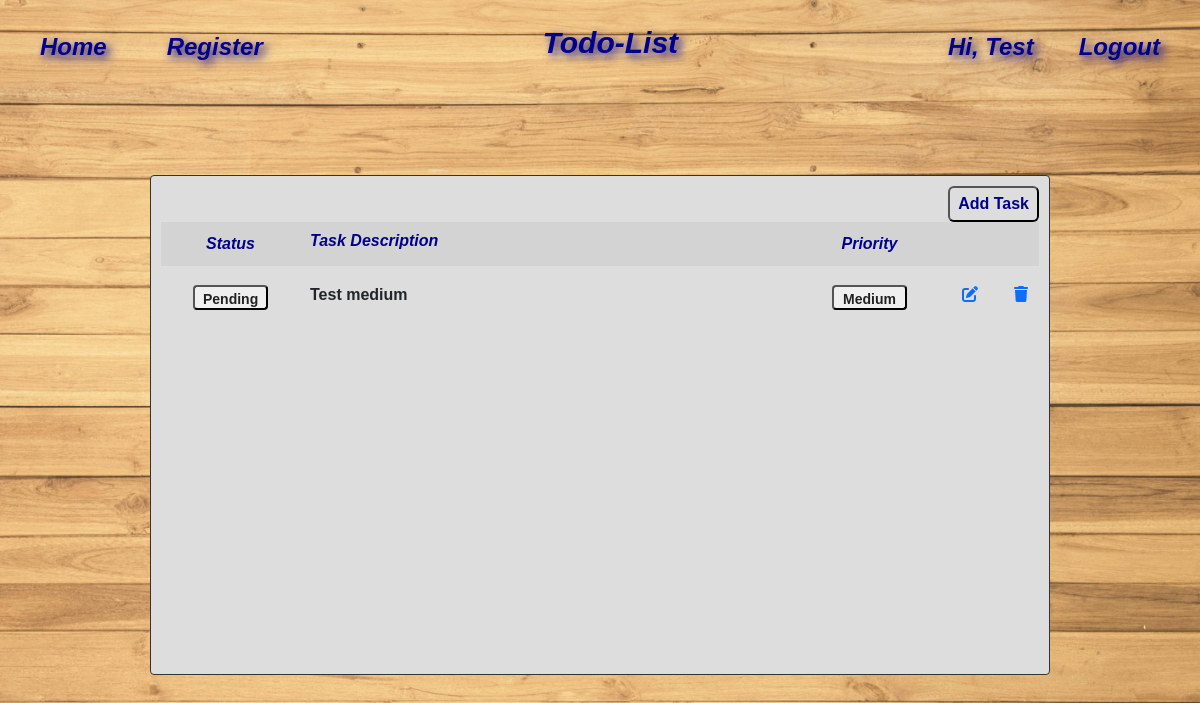
The page /apps/todo (signed in) on the database as committed earlier.
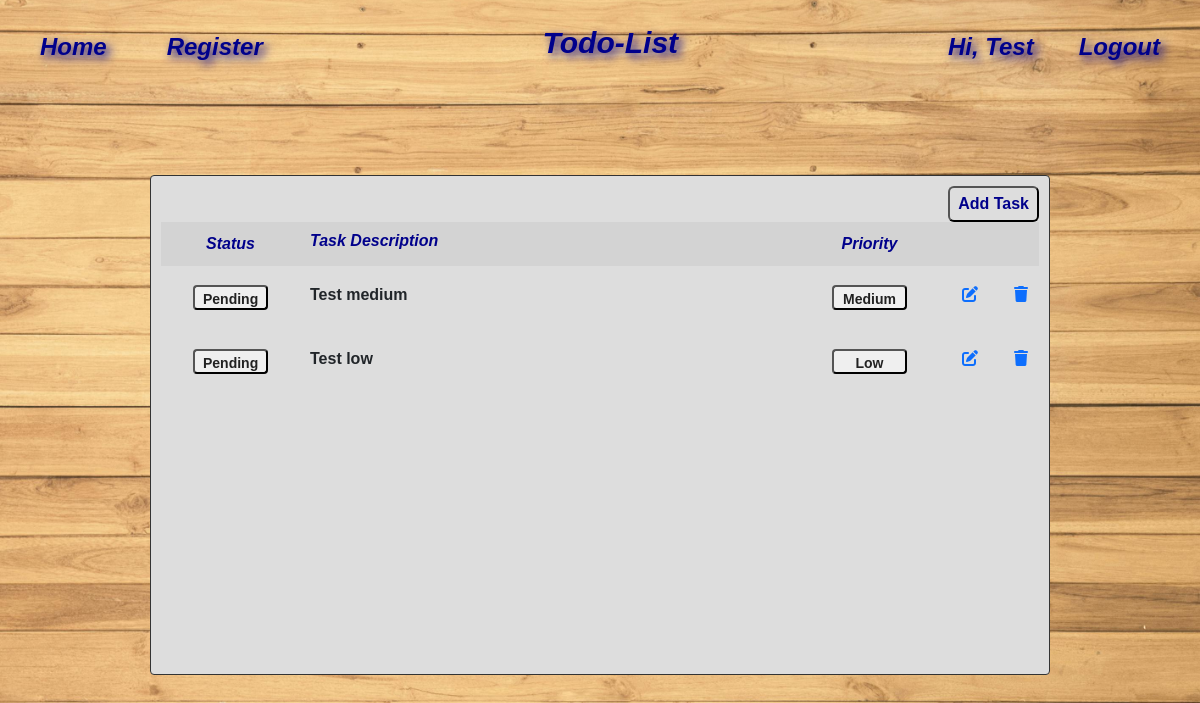
The same page on the database as committed later.
### todo/models.py (models this page shows, shortened)
class TodoList(models.Model):
    user = models.ForeignKey(User, on_delete=models.CASCADE)
    status = models.CharField(max_length=50, default="Pending")
    description = models.CharField(max_length=500)
    priority = models.CharField(max_length=50, default="Low")
    created_at = models.DateTimeField(auto_now_add=True)

### todo/views.py (the view)
# urls.py: path('apps/', include('todo.urls')),
def todo(request):
    tasks = TodoList.objects.filter(user = request.user)
    return render(request, 'todo.html', {'tasks': tasks})

### templates/todo.html (shortened to what this page needs)
{% extends 'background.html' %}
{% load static %}
{% block page_title %}Todo-List{% endblock %}
{% block content %}
<div class="todo-layout">
    <div style="justify-content: right; text-align:right">
        <button type="button" class="add-button" data-bs-toggle="modal" data-bs-target="#addTaskModal">Add Task</button>
    </div>
    <table id="task-table" class="todo-grid">
        <thead>
            <tr>
                <th>Status</th>
                <th>Task Description</th>
                <th>Priority</th>
                <th></th>
            </tr>
        </thead>
        <tbody>
            {% for task in tasks %}
            <tr id="row-{{ task.id }}">
                <td>
                    <button class="status-button">{{ task.status }}</button>
                </td>
                <td>
                    <p>{{ task.description }}</p>
                </td>
                <td>
                    <button class="status-button">{{ task.priority }}</button>
                </td>
                <td style="display:flex; align-items:center;">
                    <a href="#" class="btn btn-link" data-bs-toggle="modal" style="margin-right:10px;text-align:center;"
                        data-bs-target="#editTaskModal" data-task-id="{{ task.id }}" id="edit-btn">
                        <i class="fas fa-edit"></i>
                    </a>
                    <a href="#" class="btn btn-link ml-2" data-bs-toggle="modal" id="delete-btn"
                        style="margin-right:10px;text-align:center;" data-bs-target="#deleteTaskModal"
                        data-task-id="{{ task.id }}">
                        <i class="fas fa-trash"></i>
                    </a>
                </td>
            </tr>
            {% endfor %}
        </tbody>
    </table>
</div>
{% endblock %}

Rows that differ between the two databases and show on the page:
added TodoList: status "Pending", description "Test low", priority "Low"
